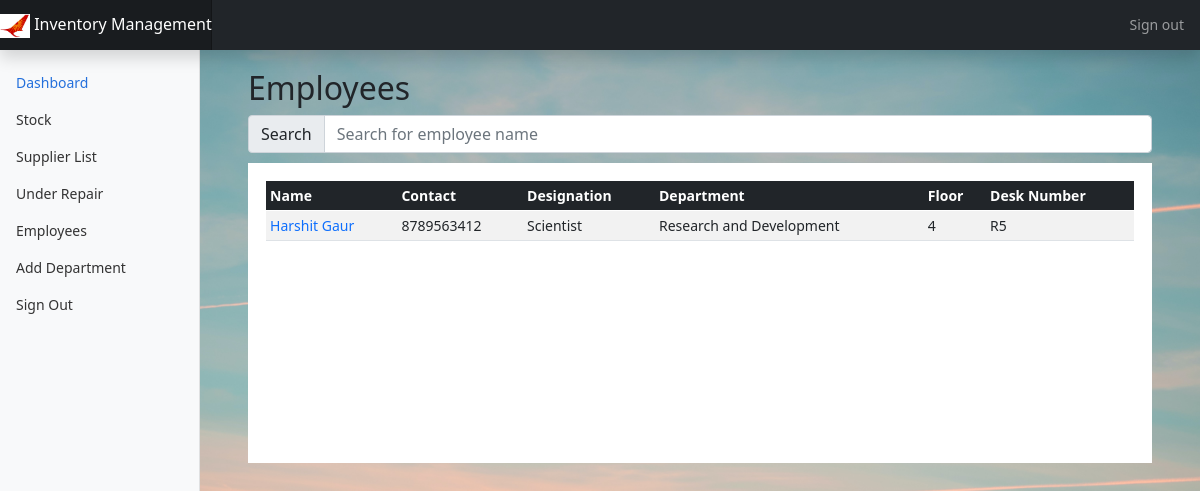
The page /listEmployee/Research-and-Development (signed in) on the database its author committed.
### main/models.py (models this page shows, shortened)
class Employee(models.Model):
    emp_id = models.AutoField(primary_key=True)
    sap_number = models.CharField(max_length = 8,unique=True,default="")
    staff_number = models.CharField(max_length = 10,unique=True,default="")
    name = models.CharField(max_length=50)
    contact = models.CharField(max_length=15,unique=True)
    designation = models.CharField(max_length=50)
    department = models.CharField(max_length=20,default=' ')
    floor = models.IntegerField(default=0,validators=[MinValueValidator(0)])
    desk_num = models.CharField(max_length=20,unique=True)

### main/views.py (the view)
# urls.py: path('listEmployee/<slug:slug>',views.listEmployee,name='listEmployee'),
@login_required(login_url='/auth/login')
def listEmployee(request,slug):
    if slug == 'all':
        employees = models.Employee.objects.all()
    else:
        employees = models.Employee.objects.filter(department = slug.replace('-',' '))
    context = {
        "employees" : employees
    }
    return render(request,'main/listEmployee.html',context)

### templates/main/listEmployee.html (shortened to what this page needs)
{% extends 'main/base.html' %}
{% block content %}
{% include 'main/navbar.html' %}
<main class="col-md-9 ms-sm-auto col-lg-10 px-md-4">
<div class="container-fluid box">
  <h2>Employees</h2>
  <div class="input-group flex-nowrap" style="margin-bottom: 10px;">
    <span class="input-group-text" id="addon-wrapping">Search</span>
    <input type="text"  class="form-control" id="myInput" onkeyup="showEmployee()" placeholder="Search for employee name" title="Type in a name" aria-describedby="addon-wrapping">
  </div>
  <div class="table-responsive table-box" >
      <table class="table table-striped table-sm table-hover" id="employeeTable">
      <thead class="header table-dark">
          <tr>
          <th scope="col">Name</th>
          <th scope="col">Contact</th>
          <th scope="col">Designation</th>
          <th scope="col">Department</th>
          <th scope="col">Floor</th>
          <th scope="col">Desk Number</th>
          </tr>
      </thead>
      <tbody>
          {% for emp in employees %}
          <tr>
              <td><a class="text-decoration-none" href="{% url 'updateEmployee' pk=emp.pk %}">{{ emp.name }}</a></td>
              <td>{{ emp.contact }}</td>
              <td>{{ emp.designation }}</td>
              <td>{{ emp.department }}</td>
              <td>{{ emp.floor }}</td>
              <td>{{ emp.desk_num }}</td>
          </tr>
          {% endfor %}
      </tbody>
      </table>
  </div>
</div>
{% endblock %}

### static/css/main.css (style rules this page uses)
body { background-color: #F3F1F5; }
.table-responsive { max-height:300px; }
.table-box { height: 300px; background-color: white; padding: 2%; }
.header { background-color: bisque; position: sticky; top: 0; }
.box { margin-top: 2%; }

### static/css/dashboard.css (style rules this page uses)
body { font-size: .875rem; }

### rows shown on the page
Employee: name "Harshit Gaur", contact "8789563412", designation "Scientist", department "Research and Development", floor "4", desk_num "R5"
